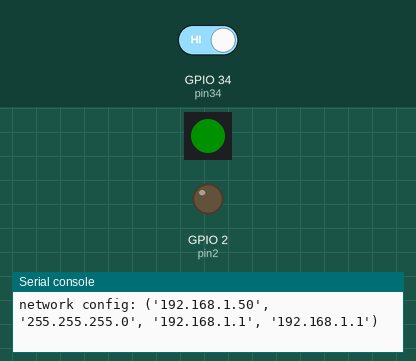
Bench run of a program on a simulated ESP32 board running MicroPython. Shown: 1 RGB LEDs in strip order, left to right, output pins drawn as LEDs (lit = HIGH), the last lines printed to the serial console. The test bench sets the inputs (shaded band); at power-on: GPIO 34 (pin34) HIGH. Dim RGB values are drawn brighter than linear; WiFi joins after 1.5 s; web requests get an empty 200 reply after 0.4 s.

Above: at 2.7 s.
2.8 s: GPIO 34 (pin34) driven LOW
At 3.36 s:
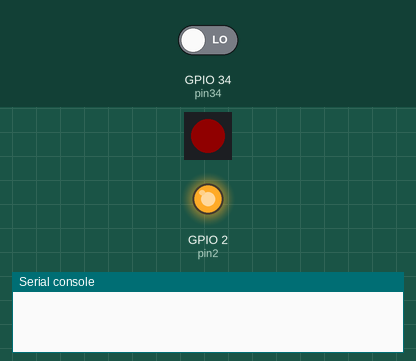
At 4.4 s:
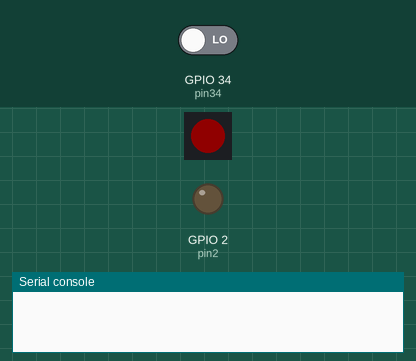
4.9 s: GPIO 34 (pin34) driven HIGH
At 5.81 s:
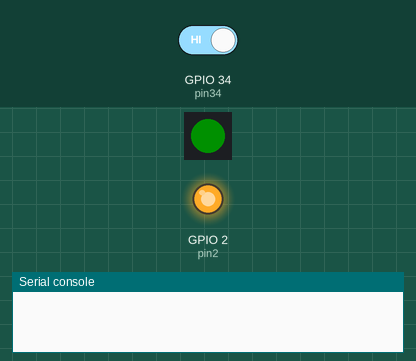
Timing chart, 0 to 13.3 s (numbered marks = the images above; inputs shaded):
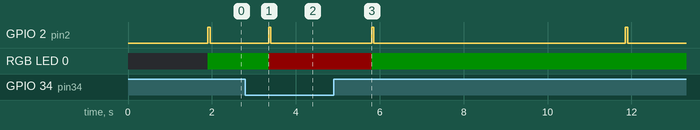

The program:

garageDoorSensor.py
```python
from machine import Pin
from neopixel import NeoPixel
import time
import requests

pin38 = Pin(38, Pin.IN)
pin34 = Pin(34, Pin.IN)
pin2 = Pin(2, Pin.OUT)

blinkSeconds = 5

def NeoOff():
    pin2.value(0)

def NeoOn(color):
    pin2.value(1)
    pin = Pin(0, Pin.OUT)   # set GPIO0 to output to drive NeoPixels
    np = NeoPixel(pin, 1)   # create NeoPixel driver on GPIO0 for 8 pixels
    np[0] = color   # set the first pixel to RGB of your choice
    np.write()
    # write data to all pixels

def update_neopixel(door_state):
    if door_state == 'closed':
        NeoOn((0x00, 0x10, 0x00))
    else:
        NeoOn((0x10, 0x00, 0x00))
    time.sleep(0.05)
    NeoOff()

def wlan_connect(ssid='MYSSID', password='MYPASS'):
    import network
    wlan = network.WLAN(network.STA_IF)
    if not wlan.active() or not wlan.isconnected():
        wlan.active(True)
        print('connecting to:', ssid)
        wlan.connect(ssid, password)
        while not wlan.isconnected():
            pass
    print('network config:', wlan.ifconfig())

wlan_connect("Queensbridge", "7308Vajirkar")

def getButtonState():
    if pin38.value() == 0:
        state = "opened"
    else:
        state = "closed"
    return state

def getDoorState():
    if pin34.value() == 0:
        state = "opened"
    else:
        state = "closed"
    return state

def notify(msg):
    msgText = 'Hello%2C%20Your%20Garage%20Door%20has%20been%20'+msg+'.'
    #msgText = 'Hello%2C%0AYour%20Garage%20Door%20has%20been%20left%20'+msg+'%0Afor%20more%20than%205%20minutes.Emoji%3f%f0%9f%90%af'
    r = requests.get('https://api.callmebot.com/whatsapp.php?phone=14082563212&text='+msgText+'&apikey=3294453')
    print(r.text)

doorStatePrior = "none"
while True:
    doorStateNow = getDoorState()
    if doorStateNow != doorStatePrior:
        blinkSeconds = 0
        notify(doorStateNow)

    if blinkSeconds <= 0:
        blinkSeconds = 5
        update_neopixel(doorStateNow)
    else:
        blinkSeconds = blinkSeconds - 1

    doorStatePrior = doorStateNow
    time.sleep(1)
    #print(doorStatePrior)
```

Measured:
- after the input at 2.8 s, GPIO 2 (pin2): LOW → HIGH after 0.56 s, → LOW 0.05 s later; RGB LED 0: RGB(0, 16, 0) → RGB(16, 0, 0) after 0.56 s
- after the input at 4.9 s, RGB LED 0: RGB(16, 0, 0) → RGB(0, 16, 0) after 0.91 s
